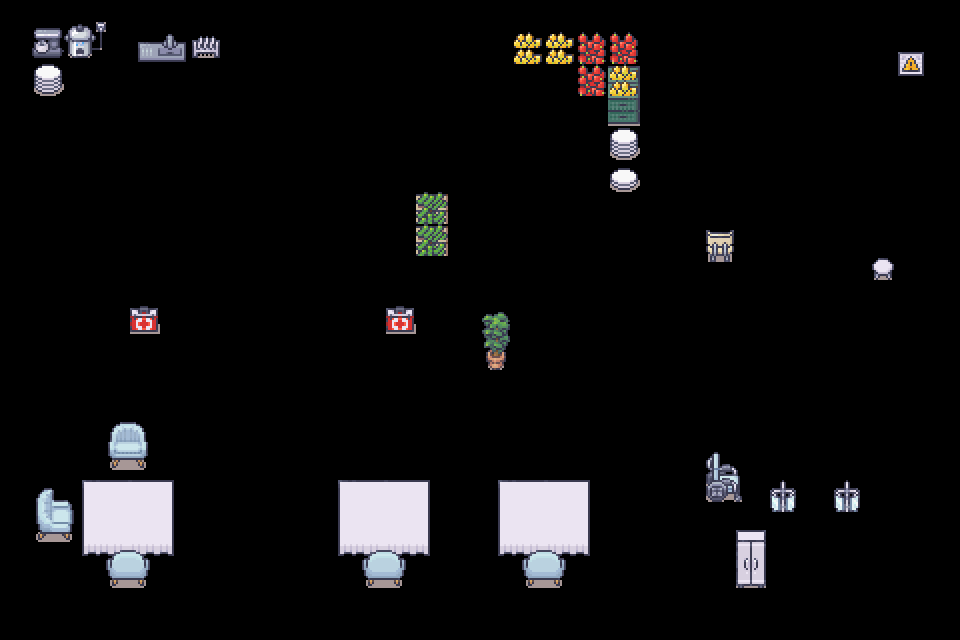

This is a level from a 2D game, rendered from its Tiled map with the project's own tilesets. A one-line summary and the map file follow, with tile-layer data summarised:
An orthogonal 30x20 tile map with 32x32 px tiles, 2 tile layers (furnitures, on_top_player), 4 hidden layers not drawn, 3 tilesets and 23 objects (3x station_stove, 3x station_placemat, 2x potato_source, 2x station_chopping_board, tomato_source, ...).

<map version="1.10" tiledversion="1.10.2" orientation="orthogonal" renderorder="right-down" width="30" height="20" tilewidth="32" tileheight="32" infinite="0" nextlayerid="9" nextobjectid="40">
 <tileset firstgid="1" source="Room_Builder_32x32.tsx" />
 <tileset firstgid="8285" name="Interiors_32x32" tilewidth="32" tileheight="32" tilecount="17024" columns="16">
  <image source="../tilesets/Interiors_32x32.png" width="512" height="34048" />
 </tileset>
 <tileset firstgid="25309" source="../objects.tsx" />
 <layer id="1" name="floor" width="30" height="20" visible="0">
  <data>[600 cells, 600 non-empty, 31 distinct tile ids]</data>
 </layer>
 <layer id="2" name="black_wall" width="30" height="20" visible="0">
  <data>[600 cells, 4 non-empty, 4 distinct tile ids]</data>
 </layer>
 <layer id="6" name="behind_player" width="30" height="20" visible="0">
  <data>[600 cells, 18 non-empty, 5 distinct tile ids]</data>
 </layer>
 <layer id="3" name="wall" width="30" height="20" visible="0">
  <data>[600 cells, 183 non-empty, 126 distinct tile ids]</data>
 </layer>
 <objectgroup id="7" name="station_layer">
  <object id="3" name="station_stove" gid="25309" x="256" y="96" width="32" height="64" />
  <object id="4" name="station_stove" gid="25309" x="288" y="96" width="32" height="64" />
  <object id="5" name="station_stove" gid="25309" x="320" y="96" width="32" height="64" />
  <object id="11" gid="25314" x="608" y="96" width="32" height="64" />
  <object id="12" gid="25314" x="576" y="96" width="32" height="64" />
  <object id="13" gid="25313" x="544" y="96" width="32" height="64" />
  <object id="14" gid="25313" x="512" y="96" width="32" height="64" />
  <object id="15" gid="25321" x="416" y="96" width="64" height="96" />
  <object id="18" gid="2147508973" x="224" y="352" width="32" height="96" />
  <object id="19" gid="25326" x="160" y="160" width="64" height="32" />
  <object id="21" name="tomato_source" gid="25314" x="576" y="128" width="32" height="64" />
  <object id="23" name="potato_source" gid="25313" x="512" y="96" width="32" height="64" />
  <object id="24" name="potato_source" gid="25313" x="544" y="96" width="32" height="64" />
  <object id="25" type="station_chopping_board" gid="25326" x="160" y="160" width="64" height="32" />
  <object id="29" name="station_placemat" gid="2147508976" x="32" y="128" width="32" height="32" />
  <object id="30" name="station_placemat" gid="2147508976" x="32" y="160" width="32" height="32" />
  <object id="31" name="station_placemat" gid="2147508976" x="32" y="192" width="32" height="32" />
  <object id="32" name="station_counter" gid="2147508973" x="224" y="352" width="32" height="96" />
  <object id="34" name="station_rice_cooker" gid="25311" x="64" y="64" width="32" height="48" />
  <object id="37" name="station_chopping_board" gid="25326" x="160" y="160" width="64" height="32" />
  <object id="38" name="pickle_source" gid="25314" x="416" y="256" width="32" height="64" />
 </objectgroup>
 <layer id="5" name="furnitures" width="30" height="20">
  <data>[600 cells, 63 non-empty, 28 distinct tile ids]</data>
 </layer>
 <layer id="4" name="on_top_player" width="30" height="20">
  <data>[600 cells, 39 non-empty, 30 distinct tile ids]</data>
 </layer>
 <objectgroup id="8" name="collision_layer" visible="0">
  <object id="33" x="32" y="278.909">
   <polyline points="0,0 -0.181818,-67.6364 29.4545,-67.4545 30.3636,-199.273 319.636,-199.091 319.455,-203.273 351.636,-203.091 352,-153.091 383.818,-152.545 384.182,-200.182 443.818,-199.818 444.182,-215.273 479.455,-215.091 480,-190 544.333,-189.636 544.182,-156.242 577.364,-156.909 577.818,-33.4545 607.636,-33.4545 608,-0.363636 416,-0.181818 415.318,-72.7727 352.364,-72.3636 352.364,0.363636 288.545,-0.545455 288.364,103.455 191.818,102.545 191.818,70.9091 221.091,71.6364 219.818,-15.6364 191.455,-15.4545 191.273,-4.90909 -3.09091,-4.54545" />
  </object>
  <object id="36" x="116" y="158.75">
   <polyline points="-0.333333,10.6667 151.667,11.1667 152.5,-28.6667 -1.25,-28.9167 -0.347826,0.728261" />
  </object>
 </objectgroup>
</map>